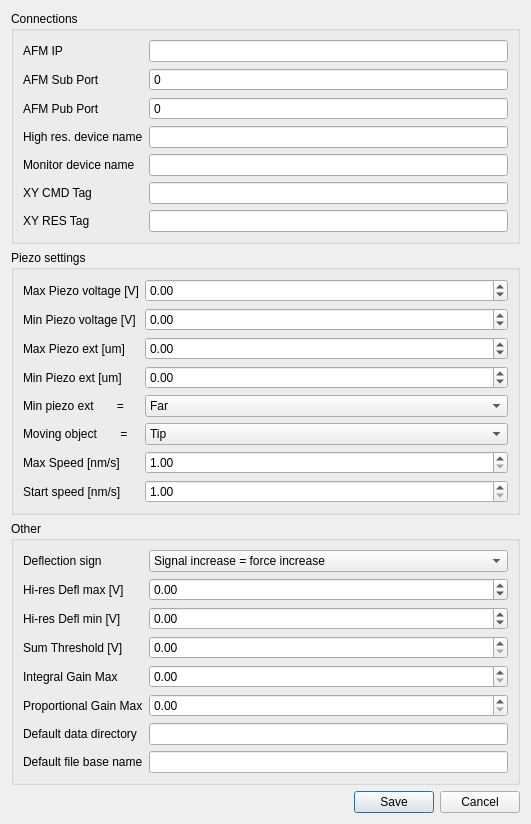
<?xml version="1.0" encoding="UTF-8"?>
<ui version="4.0">
 <class>hwConfig_dialog</class>
 <widget class="QDialog" name="hwConfig_dialog">
  <property name="geometry">
   <rect>
    <x>0</x>
    <y>0</y>
    <width>531</width>
    <height>816</height>
   </rect>
  </property>
  <property name="windowTitle">
   <string>Hardware Config</string>
  </property>
  <layout class="QVBoxLayout" name="verticalLayout" stretch="3,3,3,1">
   <item>
    <widget class="QGroupBox" name="groupBox">
     <property name="title">
      <string>Connections</string>
     </property>
     <layout class="QFormLayout" name="formLayout">
      <property name="fieldGrowthPolicy">
       <enum>QFormLayout::AllNonFixedFieldsGrow</enum>
      </property>
      <item row="0" column="0">
       <widget class="QLabel" name="label">
        <property name="text">
         <string>AFM IP</string>
        </property>
       </widget>
      </item>
      <item row="0" column="1">
       <widget class="QLineEdit" name="afmIpLine"/>
      </item>
      <item row="1" column="0">
       <widget class="QLabel" name="label_2">
        <property name="text">
         <string>AFM Sub Port</string>
        </property>
       </widget>
      </item>
      <item row="1" column="1">
       <widget class="QSpinBox" name="afmSubPortNum">
        <property name="buttonSymbols">
         <enum>QAbstractSpinBox::NoButtons</enum>
        </property>
        <property name="maximum">
         <number>100000000</number>
        </property>
       </widget>
      </item>
      <item row="2" column="0">
       <widget class="QLabel" name="label_14">
        <property name="text">
         <string>AFM Pub Port</string>
        </property>
       </widget>
      </item>
      <item row="2" column="1">
       <widget class="QSpinBox" name="afmPubPortNum">
        <property name="buttonSymbols">
         <enum>QAbstractSpinBox::NoButtons</enum>
        </property>
        <property name="maximum">
         <number>100000000</number>
        </property>
       </widget>
      </item>
      <item row="3" column="0">
       <widget class="QLabel" name="label_15">
        <property name="text">
         <string>High res. device name</string>
        </property>
       </widget>
      </item>
      <item row="3" column="1">
       <widget class="QLineEdit" name="curveNameLine"/>
      </item>
      <item row="4" column="0">
       <widget class="QLabel" name="label_16">
        <property name="text">
         <string>Monitor device name</string>
        </property>
       </widget>
      </item>
      <item row="4" column="1">
       <widget class="QLineEdit" name="monitNameLine"/>
      </item>
      <item row="5" column="0">
       <widget class="QLabel" name="label_3">
        <property name="text">
         <string>XY CMD Tag</string>
        </property>
       </widget>
      </item>
      <item row="5" column="1">
       <widget class="QLineEdit" name="xyCmdTagLine"/>
      </item>
      <item row="6" column="0">
       <widget class="QLabel" name="label_4">
        <property name="text">
         <string>XY RES Tag</string>
        </property>
       </widget>
      </item>
      <item row="6" column="1">
       <widget class="QLineEdit" name="xyResTagLine"/>
      </item>
     </layout>
    </widget>
   </item>
   <item>
    <widget class="QGroupBox" name="groupBox_2">
     <property name="title">
      <string>Piezo settings</string>
     </property>
     <layout class="QFormLayout" name="formLayout_2">
      <property name="fieldGrowthPolicy">
       <enum>QFormLayout::AllNonFixedFieldsGrow</enum>
      </property>
      <item row="0" column="0">
       <widget class="QLabel" name="label_5">
        <property name="text">
         <string>Max Piezo voltage [V]</string>
        </property>
       </widget>
      </item>
      <item row="0" column="1">
       <widget class="QDoubleSpinBox" name="maxPiezoVoltNumDbl">
        <property name="minimum">
         <double>-99.000000000000000</double>
        </property>
       </widget>
      </item>
      <item row="1" column="0">
       <widget class="QLabel" name="label_6">
        <property name="text">
         <string>Min Piezo voltage [V]</string>
        </property>
       </widget>
      </item>
      <item row="1" column="1">
       <widget class="QDoubleSpinBox" name="minPiezoVoltNumDbl">
        <property name="minimum">
         <double>-99.000000000000000</double>
        </property>
       </widget>
      </item>
      <item row="2" column="0">
       <widget class="QLabel" name="label_7">
        <property name="text">
         <string>Max Piezo ext [um]</string>
        </property>
       </widget>
      </item>
      <item row="2" column="1">
       <widget class="QDoubleSpinBox" name="maxPiezoExtNumDbl">
        <property name="minimum">
         <double>-99.000000000000000</double>
        </property>
       </widget>
      </item>
      <item row="3" column="0">
       <widget class="QLabel" name="label_8">
        <property name="text">
         <string>Min Piezo ext [um]</string>
        </property>
       </widget>
      </item>
      <item row="3" column="1">
       <widget class="QDoubleSpinBox" name="minPiezoExtNumDbl">
        <property name="minimum">
         <double>-99.000000000000000</double>
        </property>
       </widget>
      </item>
      <item row="4" column="0">
       <widget class="QLabel" name="label_9">
        <property name="text">
         <string>Min piezo ext       =</string>
        </property>
       </widget>
      </item>
      <item row="4" column="1">
       <widget class="QComboBox" name="farNearCmbBox">
        <item>
         <property name="text">
          <string>Far</string>
         </property>
        </item>
        <item>
         <property name="text">
          <string>Near</string>
         </property>
        </item>
       </widget>
      </item>
      <item row="7" column="0">
       <widget class="QLabel" name="label_19">
        <property name="text">
         <string>Start speed [nm/s]</string>
        </property>
       </widget>
      </item>
      <item row="7" column="1">
       <widget class="QDoubleSpinBox" name="toStartSpeedNumDbl">
        <property name="minimum">
         <double>1.000000000000000</double>
        </property>
        <property name="maximum">
         <double>20000.000000000000000</double>
        </property>
       </widget>
      </item>
      <item row="6" column="1">
       <widget class="QDoubleSpinBox" name="maxSpeedNumDbl">
        <property name="keyboardTracking">
         <bool>false</bool>
        </property>
        <property name="minimum">
         <double>1.000000000000000</double>
        </property>
        <property name="maximum">
         <double>20000.000000000000000</double>
        </property>
       </widget>
      </item>
      <item row="6" column="0">
       <widget class="QLabel" name="label_22">
        <property name="text">
         <string>Max Speed [nm/s]</string>
        </property>
       </widget>
      </item>
      <item row="5" column="0">
       <widget class="QLabel" name="label_23">
        <property name="text">
         <string>Moving object       =</string>
        </property>
       </widget>
      </item>
      <item row="5" column="1">
       <widget class="QComboBox" name="movingObjCmbBox">
        <item>
         <property name="text">
          <string>Tip</string>
         </property>
        </item>
        <item>
         <property name="text">
          <string>Sample</string>
         </property>
        </item>
       </widget>
      </item>
     </layout>
     <zorder>label_5</zorder>
     <zorder>maxPiezoVoltNumDbl</zorder>
     <zorder>label_6</zorder>
     <zorder>minPiezoVoltNumDbl</zorder>
     <zorder>label_7</zorder>
     <zorder>label_8</zorder>
     <zorder>maxPiezoExtNumDbl</zorder>
     <zorder>minPiezoExtNumDbl</zorder>
     <zorder>label_9</zorder>
     <zorder>farNearCmbBox</zorder>
     <zorder>toStartSpeedNumDbl</zorder>
     <zorder>label_19</zorder>
     <zorder>maxSpeedNumDbl</zorder>
     <zorder>label_22</zorder>
     <zorder>label_23</zorder>
     <zorder>movingObjCmbBox</zorder>
    </widget>
   </item>
   <item>
    <widget class="QGroupBox" name="groupBox_3">
     <property name="title">
      <string>Other</string>
     </property>
     <layout class="QFormLayout" name="formLayout_3">
      <property name="fieldGrowthPolicy">
       <enum>QFormLayout::AllNonFixedFieldsGrow</enum>
      </property>
      <item row="0" column="0">
       <widget class="QLabel" name="label_10">
        <property name="text">
         <string>Deflection sign</string>
        </property>
       </widget>
      </item>
      <item row="0" column="1">
       <widget class="QComboBox" name="deflSignCmbBox">
        <item>
         <property name="text">
          <string>Signal increase = force increase</string>
         </property>
        </item>
        <item>
         <property name="text">
          <string>Signal increase = force decrease</string>
         </property>
        </item>
       </widget>
      </item>
      <item row="3" column="0">
       <widget class="QLabel" name="label_11">
        <property name="text">
         <string>Sum Threshold [V]</string>
        </property>
       </widget>
      </item>
      <item row="3" column="1">
       <widget class="QDoubleSpinBox" name="sumThrNumDbl"/>
      </item>
      <item row="4" column="0">
       <widget class="QLabel" name="label_12">
        <property name="text">
         <string>Integral Gain Max</string>
        </property>
       </widget>
      </item>
      <item row="4" column="1">
       <widget class="QDoubleSpinBox" name="iGainMaxNumDbl">
        <property name="maximum">
         <double>100000.000000000000000</double>
        </property>
       </widget>
      </item>
      <item row="5" column="0">
       <widget class="QLabel" name="label_13">
        <property name="text">
         <string>Proportional Gain Max</string>
        </property>
       </widget>
      </item>
      <item row="5" column="1">
       <widget class="QDoubleSpinBox" name="pGainMaxNumDbl">
        <property name="maximum">
         <double>100000.000000000000000</double>
        </property>
       </widget>
      </item>
      <item row="7" column="1">
       <widget class="QLineEdit" name="defBaseNameLine"/>
      </item>
      <item row="6" column="1">
       <widget class="QLineEdit" name="defDirLine"/>
      </item>
      <item row="6" column="0">
       <widget class="QLabel" name="label_17">
        <property name="text">
         <string>Default data directory</string>
        </property>
       </widget>
      </item>
      <item row="7" column="0">
       <widget class="QLabel" name="label_18">
        <property name="text">
         <string>Default file base name</string>
        </property>
       </widget>
      </item>
      <item row="1" column="1">
       <widget class="QDoubleSpinBox" name="maxDeflVoltNumDbl">
        <property name="minimum">
         <double>-99.000000000000000</double>
        </property>
       </widget>
      </item>
      <item row="2" column="1">
       <widget class="QDoubleSpinBox" name="minDeflVoltNumDbl">
        <property name="minimum">
         <double>-99.000000000000000</double>
        </property>
       </widget>
      </item>
      <item row="1" column="0">
       <widget class="QLabel" name="label_20">
        <property name="text">
         <string>Hi-res Defl max [V]</string>
        </property>
       </widget>
      </item>
      <item row="2" column="0">
       <widget class="QLabel" name="label_21">
        <property name="text">
         <string>Hi-res Defl min [V]</string>
        </property>
       </widget>
      </item>
     </layout>
    </widget>
   </item>
   <item>
    <widget class="QDialogButtonBox" name="saveNcancBtnBox">
     <property name="orientation">
      <enum>Qt::Horizontal</enum>
     </property>
     <property name="standardButtons">
      <set>QDialogButtonBox::Cancel|QDialogButtonBox::Save</set>
     </property>
    </widget>
   </item>
  </layout>
 </widget>
 <resources/>
 <connections>
  <connection>
   <sender>saveNcancBtnBox</sender>
   <signal>accepted()</signal>
   <receiver>hwConfig_dialog</receiver>
   <slot>accept()</slot>
   <hints>
    <hint type="sourcelabel">
     <x>248</x>
     <y>254</y>
    </hint>
    <hint type="destinationlabel">
     <x>157</x>
     <y>274</y>
    </hint>
   </hints>
  </connection>
  <connection>
   <sender>saveNcancBtnBox</sender>
   <signal>rejected()</signal>
   <receiver>hwConfig_dialog</receiver>
   <slot>reject()</slot>
   <hints>
    <hint type="sourcelabel">
     <x>316</x>
     <y>260</y>
    </hint>
    <hint type="destinationlabel">
     <x>286</x>
     <y>274</y>
    </hint>
   </hints>
  </connection>
 </connections>
</ui>
